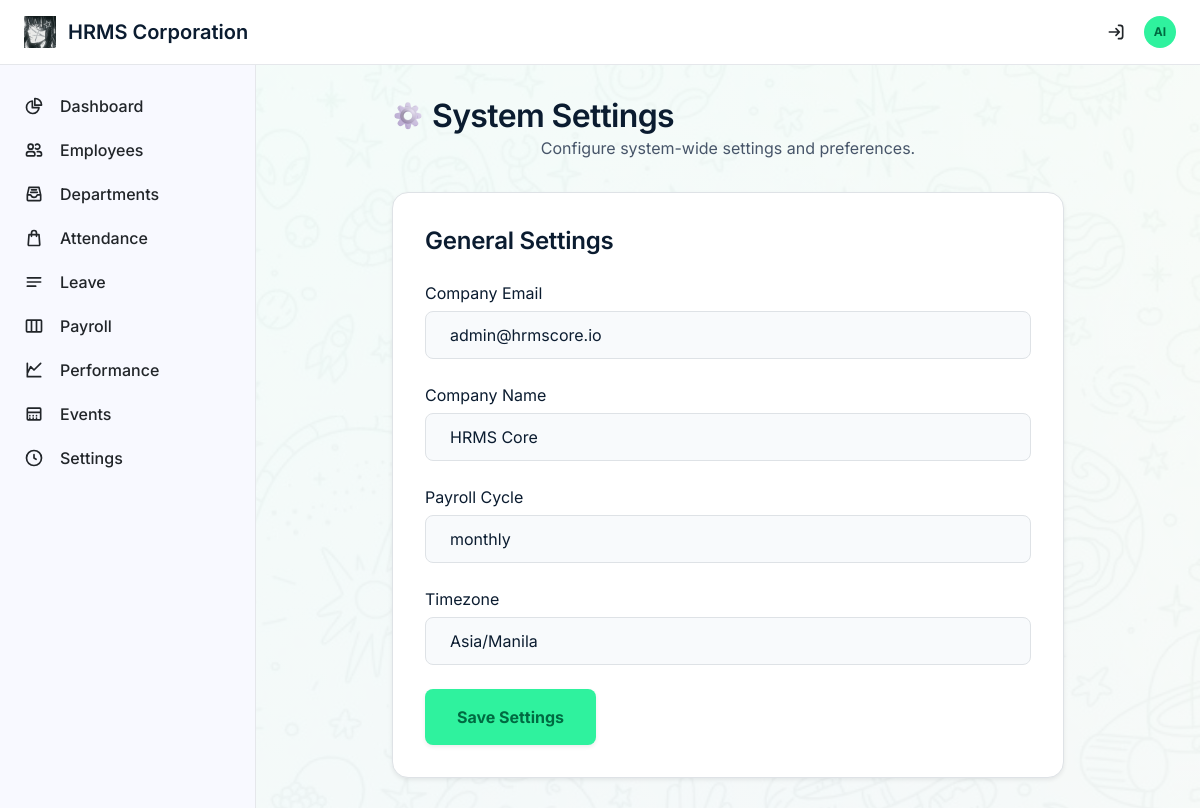
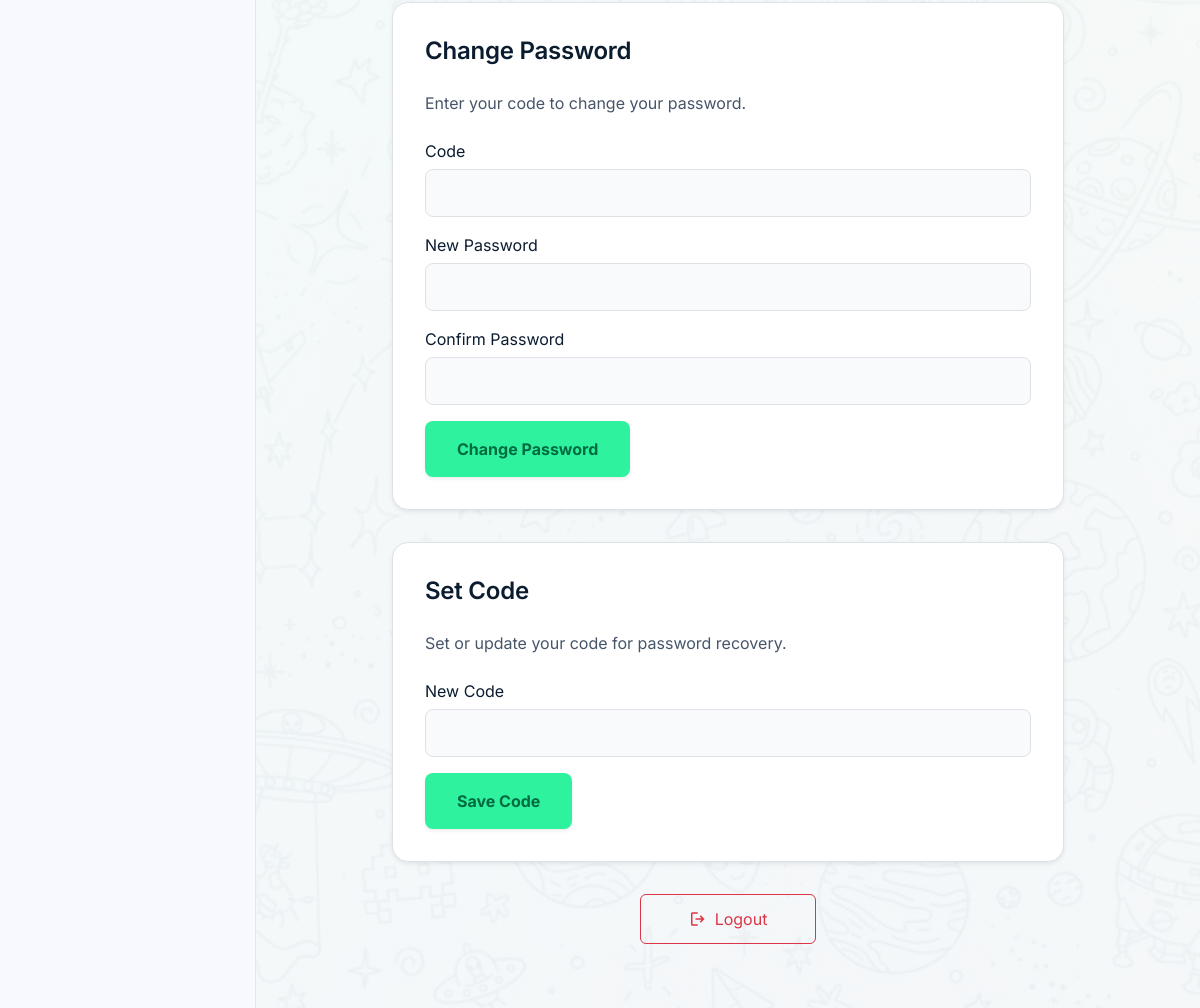
/admin/system-settings (signed in), run on the app's committed database (2 pictures, top to bottom).
### tables this page shows
CREATE TABLE `system_settings` (
  `id` int(11) NOT NULL,
  `setting_key` varchar(100) NOT NULL,
  `setting_value` text DEFAULT NULL,
  `updated_at` timestamp NOT NULL DEFAULT current_timestamp() ON UPDATE current_timestamp()
);

### includes/functions.php (called while the page is built, shortened)
<?php
function h(?string $value): string {
    return htmlspecialchars($value ?? '', ENT_QUOTES, 'UTF-8');
}

### pages/admin/system_settings.php (the view, shortened to what this page needs)
<?php
require_once __DIR__ . '/../../includes/header.php';
$settings = $pdo->query("SELECT * FROM system_settings ORDER BY setting_key")->fetchAll();
?>
<div class="max-w-2xl mx-auto space-y-8">
    <div class="text-center">
        <h2 class="font-headline-lg text-headline-lg text-on-surface flex items-center gap-2"><img src="<?= BASE_URL ?>/public/emojis/Title%20emojis/settings.png" class="w-8 h-8" alt=""> System Settings</h2>
        <p class="text-text-body font-body-md">Configure system-wide settings and preferences.</p>
    </div>
    <form method="POST" class="max-w-2xl mx-auto">
        <div class="bg-surface-container-lowest rounded-2xl shadow-sm border border-border-subtle p-8 space-y-6">
            <h3 class="font-headline-md text-headline-md">General Settings</h3>
            <?php foreach ($settings as $s): ?>
                <div class="space-y-1.5">
                    <label
                        class="font-label-md text-label-md text-on-surface-variant capitalize"><?= h(str_replace('_', ' ', $s['setting_key'])) ?></label>
                    <input name="settings[<?= h($s['setting_key']) ?>]" value="<?= h($s['setting_value']) ?>"
                        class="w-full h-12 px-4 bg-surface-muted border border-border-subtle rounded-lg focus:outline-none focus:border-primary-container">
                </div>
            <?php endforeach; ?>
            <button type="submit" name="save_settings"
                class="px-8 py-3 bg-primary-container text-on-primary-container font-bold rounded-lg hover:brightness-95 transition-all shadow-sm">Save
                Settings</button>
        </div>
    </form>
    <div
        class="bg-surface-container-lowest rounded-2xl shadow-sm border border-border-subtle p-8 space-y-6 max-w-2xl mx-auto">
        <h3 class="font-headline-md text-headline-md">Change Password</h3>
        <p class="text-text-body font-body-md">Enter your code to change your password.</p>
        <form method="POST" class="space-y-4">
            <div class="space-y-1.5">
                <label class="font-label-md text-label-md text-on-surface-variant">Code</label>
                <input type="password" name="secret_code"
                    class="w-full h-12 px-4 bg-surface-muted border border-border-subtle rounded-lg focus:outline-none focus:border-primary-container">
            </div>
            <div class="space-y-1.5">
                <label class="font-label-md text-label-md text-on-surface-variant">New Password</label>
                <input type="password" name="new_password"
                    class="w-full h-12 px-4 bg-surface-muted border border-border-subtle rounded-lg focus:outline-none focus:border-primary-container">
            </div>
            <div class="space-y-1.5">
                <label class="font-label-md text-label-md text-on-surface-variant">Confirm Password</label>
                <input type="password" name="confirm_password"
                    class="w-full h-12 px-4 bg-surface-muted border border-border-subtle rounded-lg focus:outline-none focus:border-primary-container">
            </div>
            <button type="submit" name="change_password"
                class="px-8 py-3 bg-primary-container text-on-primary-container font-bold rounded-lg hover:brightness-95 transition-all shadow-sm">Change
                Password</button>
        </form>
    </div>
    <div
        class="bg-surface-container-lowest rounded-2xl shadow-sm border border-border-subtle p-8 space-y-6 max-w-2xl mx-auto">
        <h3 class="font-headline-md text-headline-md">Set Code</h3>
        <p class="text-text-body font-body-md">Set or update your code for password recovery.</p>
        <form method="POST" class="space-y-4">
            <div class="space-y-1.5">
                <label class="font-label-md text-label-md text-on-surface-variant">New Code</label>
                <input type="password" name="new_code"
                    class="w-full h-12 px-4 bg-surface-muted border border-border-subtle rounded-lg focus:outline-none focus:border-primary-container">
            </div>
            <button type="submit" name="set_code"
                class="px-8 py-3 bg-primary-container text-on-primary-container font-bold rounded-lg hover:brightness-95 transition-all shadow-sm">Save
                Code</button>
        </form>
    </div>
    <div class="text-center pb-8">
        <a href="<?= BASE_URL ?>/logout"
            class="btn btn-outline-danger d-inline-flex align-items-center gap-2 px-5 py-2.5">
            <span class="material-symbols-outlined text-lg">logout</span>
            Logout
        </a>
    </div>
</div>
<?php require_once __DIR__ . '/../../includes/footer.php'; ?>

### includes/header.php (style rules this page uses)
body { font-family: 'Inter', sans-serif; background-color: #f8f9ff; }
.material-symbols-outlined { font-variation-settings: 'FILL' 0, 'wght' 400, 'GRAD' 0, 'opsz' 24; vertical-align: middle; }

### data on the page
system_settings: setting_key "Company Email", setting_value "admin@hrmscore.io"
system_settings: setting_key "Company Name", setting_value "HRMS Core"
system_settings: setting_key "Payroll Cycle", setting_value "monthly"
system_settings: setting_key "Timezone", setting_value "Asia/Manila"

### other printed values
substr($_SESSION['user_name'] ?? 'AU', 0, 2) "AI"
